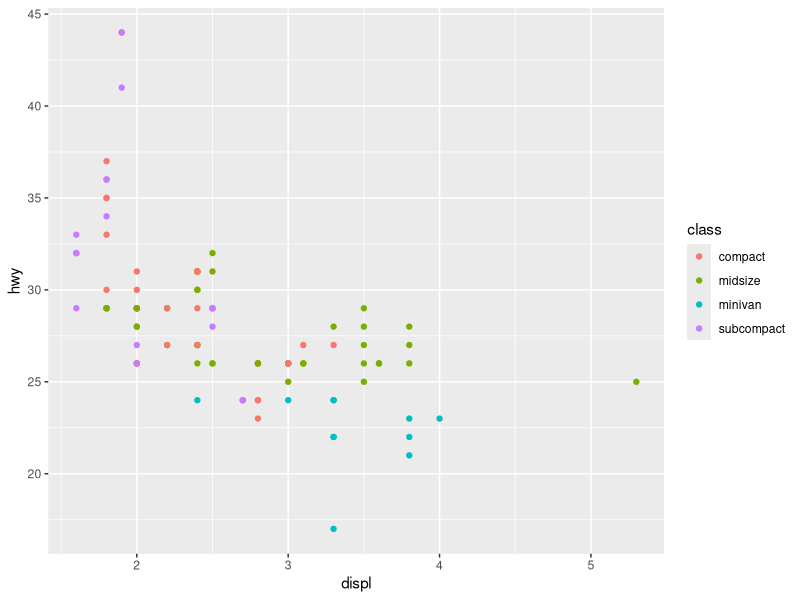
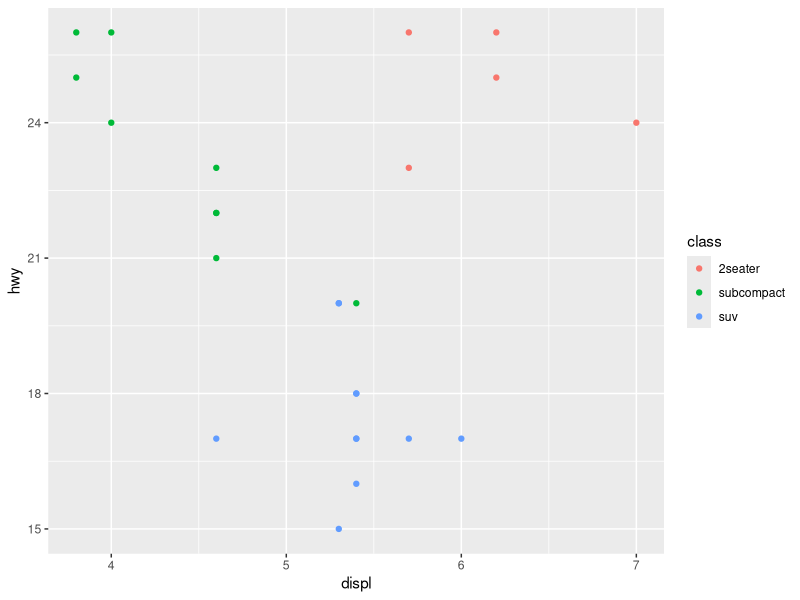
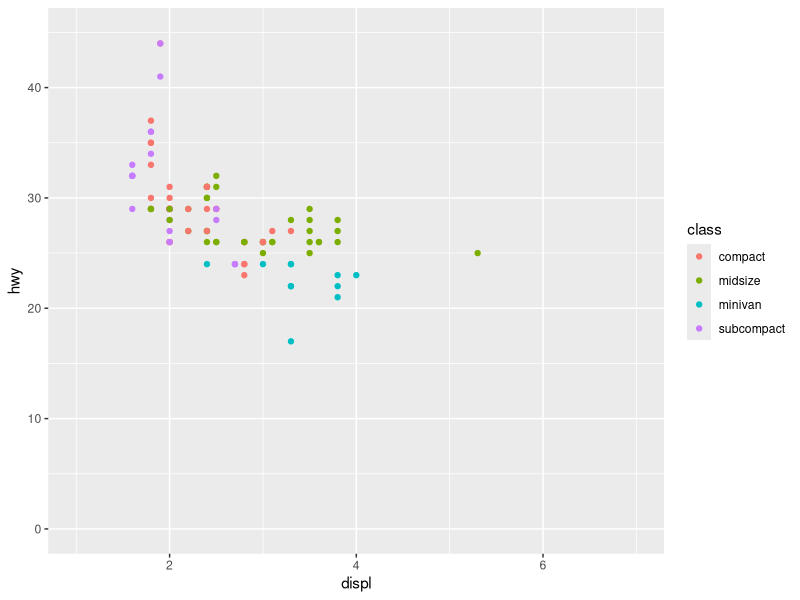
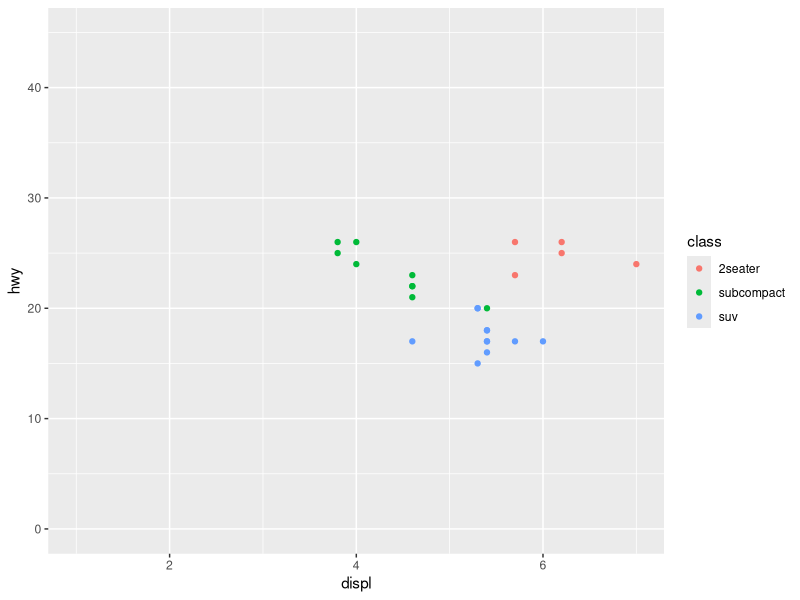
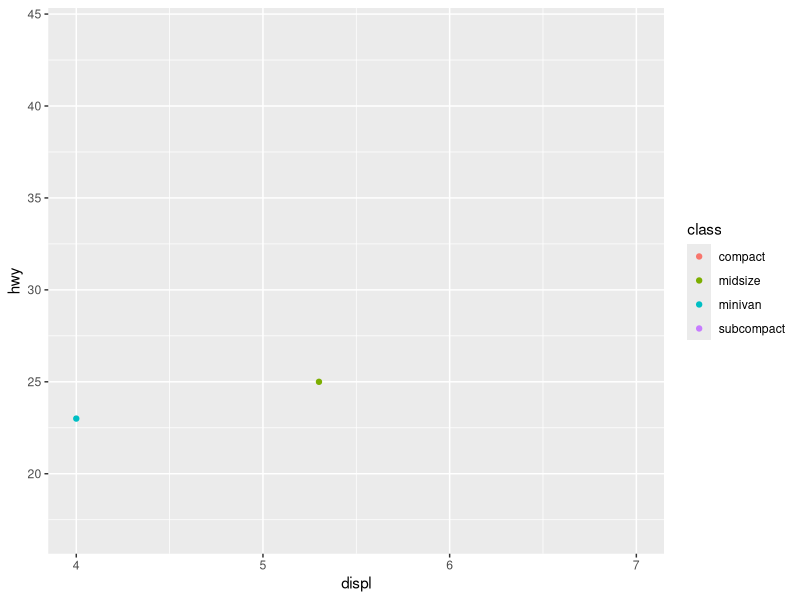
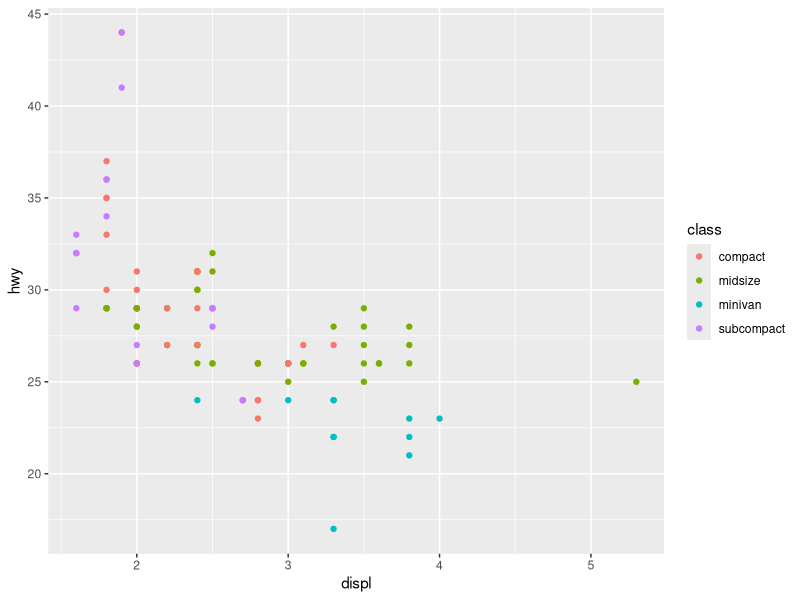
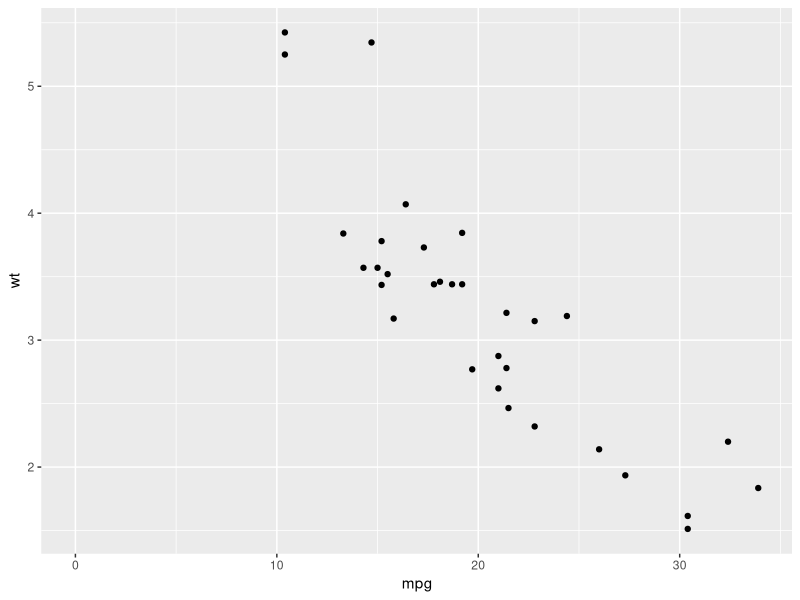
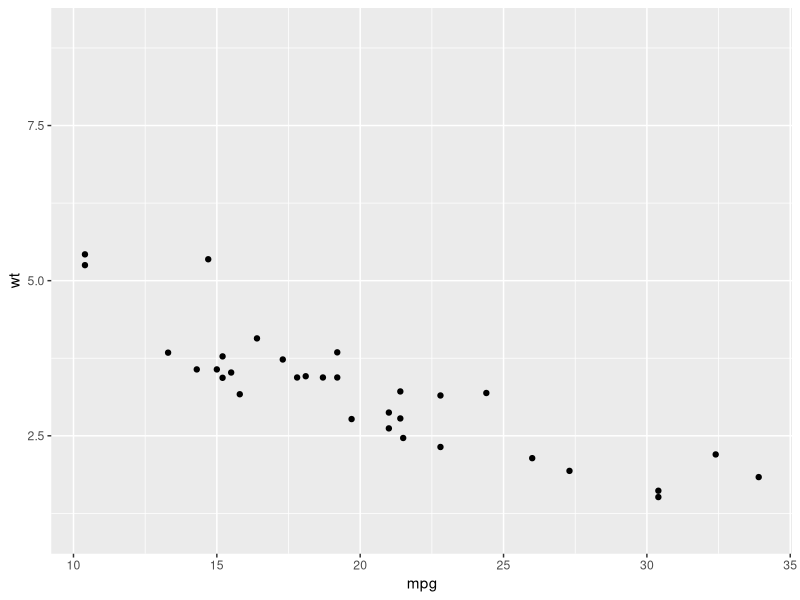

These charts were generated, in order, by the following R code:
## ---- chunk 1
library(tidyverse)

## ---- chunk 2

# given
fwd <- subset(mpg, drv == "f")
rwd <- subset(mpg, drv == "r")

ggplot(fwd, aes(displ, hwy, colour = class)) + geom_point()
ggplot(rwd, aes(displ, hwy, colour = class)) + geom_point()

# modify to graphs to match axes and legend
base <- ggplot(mpg, aes(displ, hwy, colour = class))

base +
  geom_point(data = filter(mpg, drv == "f")) +
  scale_x_continuous(limits = c(1,7)) +
  scale_y_continuous(limits = c(0,45))

base +
  geom_point(data = filter(mpg, drv == "r")) +
  scale_x_continuous(limits = c(1,7)) +
  scale_y_continuous(limits = c(0,45)) 

#### not finished as we need to make legends match


## ---- chunk 3

ggplot(fwd, aes(displ, hwy, colour = class)) + 
  geom_point() +
  xlim(3,5) +
  xlim(4,7)

## ---- chunk 4

ggplot(fwd, aes(displ, hwy, colour = class)) + 
  geom_point() +
  scale_x_continuous(limits = c(NA, NA))

## ---- chunk 5

p <- ggplot(mtcars, aes(mpg, wt)) + geom_point()
p + expand_limits(x = 0)
p + expand_limits(y = c(1, 9))
p + expand_limits(x = 0, y = 0)

## ---- chunk 6

ggplot(mpg, aes(displ, hwy)) +
  geom_point() +
  scale_y_continuous(name = expression(Highway *(frac(miles,gallon))),
                     limits = c(12, 44)) +
  scale_x_continuous(name = "Displacement")

## not complete, not sure what was done with x-axis breaks and labels?

## ---- chunk 7

# http://rstudio-pubs-static.s3.amazonaws.com/224435_1a0eb58a057a4c69b1fe1eb21553ecef.html
df <- data.frame(x = 1:2, y = 1, z = "a")
p <- ggplot(df, aes(x, y)) + geom_point()
p + scale_x_continuous("X axis")
p + scale_x_continuous(breaks = scales::breaks_extended(n = 2),
                       labels = c(expression(underline(x)),
                                  expression(frac(x, y))))

# modified for labels

